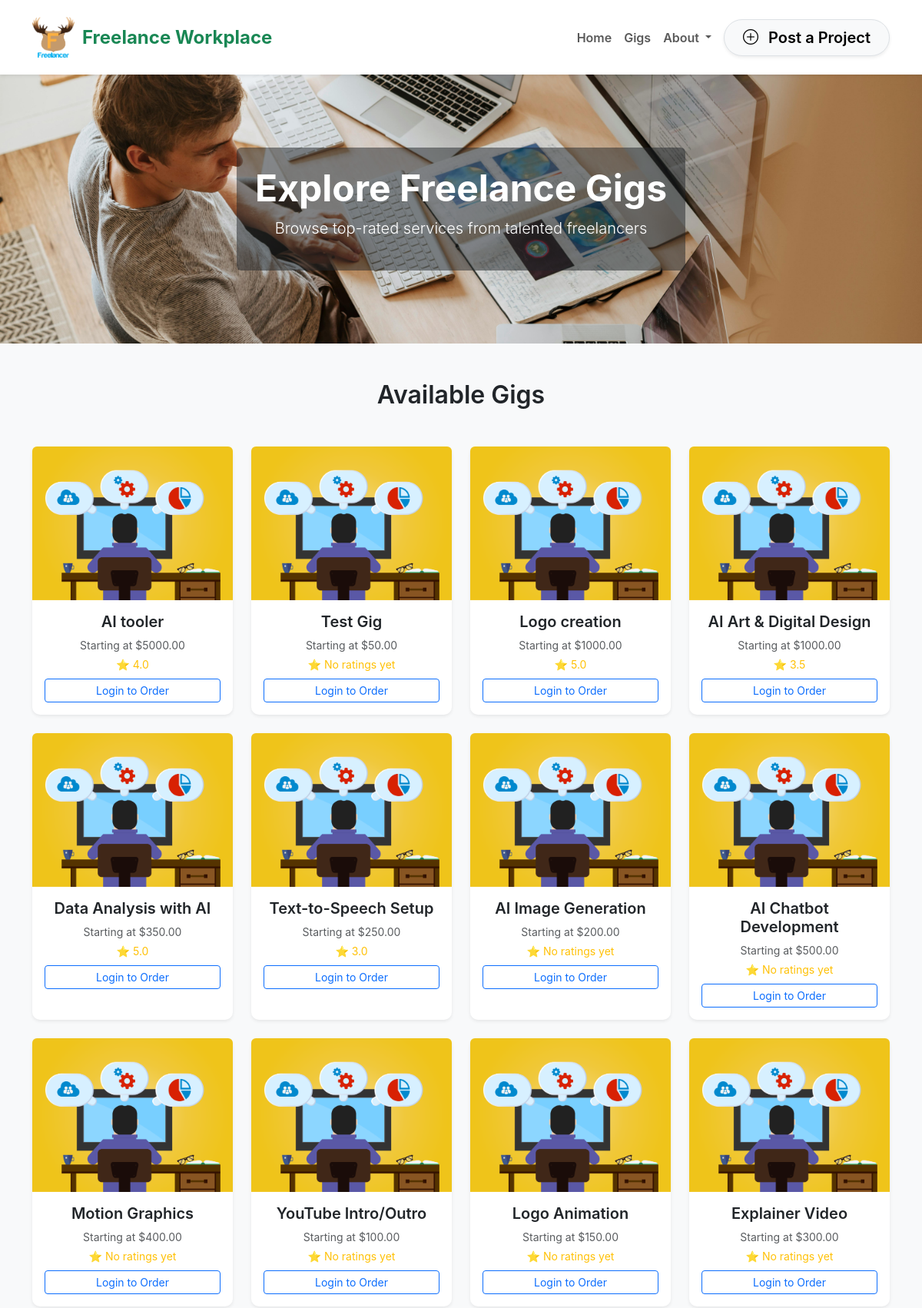
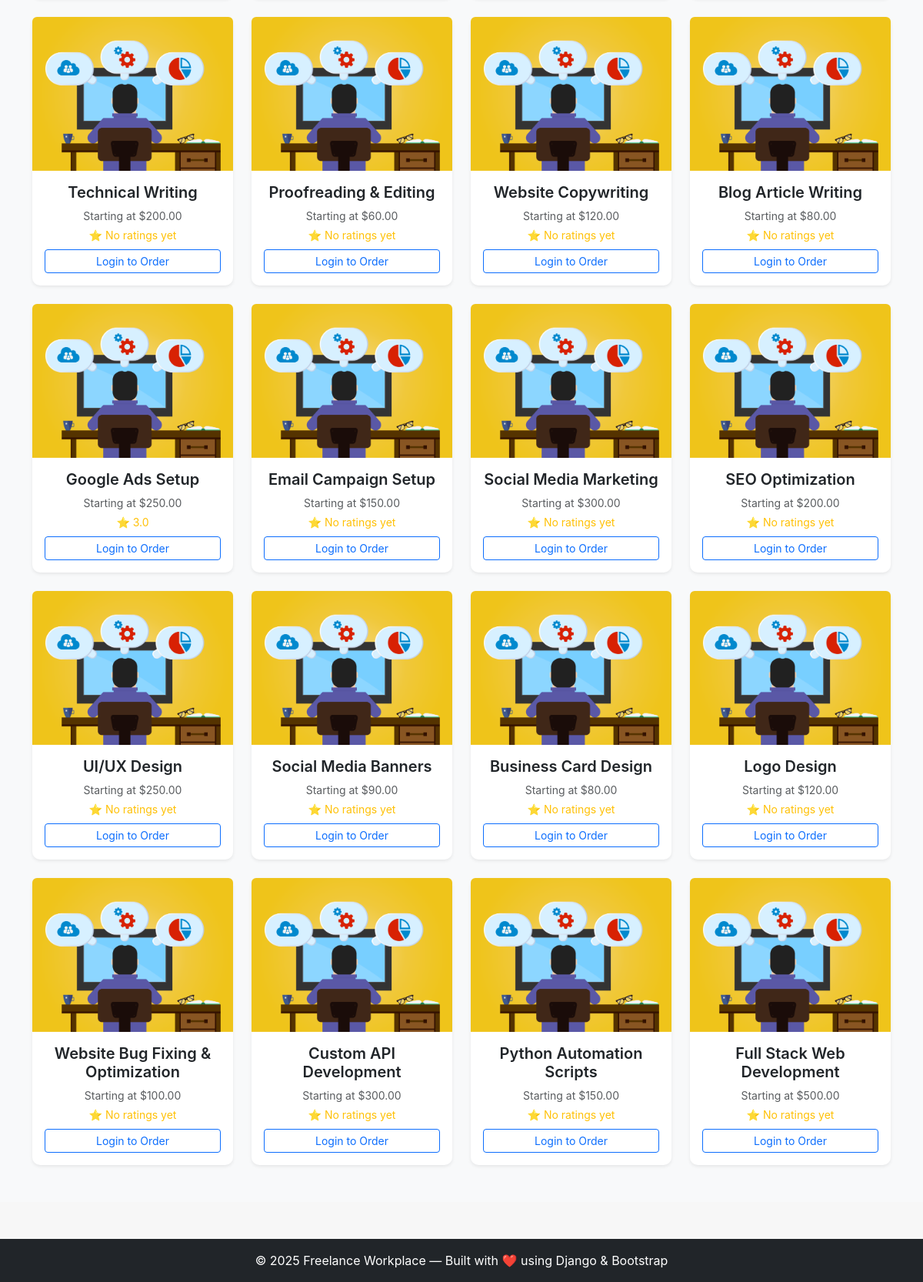
The page /gigs/ on the database its author committed (2 pictures, top to bottom).
### freelance_marketplace/models.py (models this page shows, shortened)
class Gig(models.Model):
    freelancer = models.ForeignKey(settings.AUTH_USER_MODEL, on_delete=models.CASCADE, related_name='freelancer_gigs')
    title = models.CharField(max_length=200)
    description = models.TextField()
    category = models.ForeignKey(Category, on_delete=models.SET_NULL, null=True, blank=True)
    price = models.DecimalField(max_digits=10, decimal_places=2)
    image = models.ImageField(upload_to='gigs/', blank=True, null=True)
    created_by = models.ForeignKey(
        settings.AUTH_USER_MODEL,
        on_delete=models.CASCADE,
        related_name='created_gigs'
    )
    created_at = models.DateTimeField(auto_now_add=True)
    def average_rating(self):
        reviews = self.reviews.all()
        if reviews.exists():
            return round(sum(r.rating for r in reviews) / reviews.count(), 1)
        return 0

class Review(models.Model):
    gig = models.ForeignKey(Gig, related_name='reviews', on_delete=models.CASCADE)
    customer = models.ForeignKey(settings.AUTH_USER_MODEL, on_delete=models.CASCADE)
    rating = models.IntegerField()
    comment = models.TextField()
    created_at = models.DateTimeField(auto_now_add=True)

### freelance_marketplace/views.py (the view)
# urls.py: path('gigs/', views.all_gigs, name='all_gigs'),
def all_gigs(request):
    gigs = Gig.objects.all().order_by('-created_at')
    return render(request, 'freelance_marketplace/gigs.html', {'gigs': gigs})

### freelance_marketplace/templates/freelance_marketplace/gigs.html (shortened to what this page needs)
{% extends 'base.html' %}
{% load static %}
{% block content %}
<section class="text-center text-white d-flex align-items-center justify-content-center flex-column"
  style="background: url('{% static 'images/homepage4.jpg' %}') center/cover no-repeat; height: 350px;">
  <div class="bg-dark bg-opacity-50 p-4 rounded">
    <h1 class="display-5 fw-bold mb-2">Explore Freelance Gigs</h1>
    <p class="lead">Browse top-rated services from talented freelancers</p>
  </div>
</section>
<section class="py-5 bg-light">
  <div class="container">
    <h2 class="text-center mb-5 fw-semibold text-dark">Available Gigs</h2>
    <div class="row g-4 justify-content-center">
      {% for gig in gigs %}
      <div class="col-md-3 col-sm-6">
        <div class="card shadow-sm border-0 h-100 hover-card">
          <a href="{% url 'freelance_marketplace:gig_detail' gig.id %}">
            {% if gig.image %}
              <img src="{% static gig.image %}" class="card-img-top rounded-top" alt="{{ gig.title }}" style="height:200px; object-fit:cover;">
            {% else %}
              <img src="{% static 'images/data_analysis.png' %}" class="card-img-top rounded-top" alt="Default Gig" style="height:200px; object-fit:cover;">
            {% endif %}
          </a>
          <div class="card-body text-center">
            <h5 class="fw-semibold">{{ gig.title }}</h5>
            <p class="text-muted small mb-1">Starting at ${{ gig.price }}</p>
            <p class="text-warning small mb-2">⭐ {{ gig.average_rating|default:"No ratings yet" }}</p>
            {% if user.is_authenticated and user.role == 'customer' %}
              <form method="POST" action="{% url 'freelance_marketplace:order_gig' gig.id %}">
                {% csrf_token %}
                <button type="submit" class="btn btn-success btn-sm w-100">Order Now</button>
              </form>
            {% elif not user.is_authenticated %}
              <a href="{% url 'freelance_marketplace:customer_login' %}" class="btn btn-outline-primary btn-sm w-100">Login to Order</a>
            {% endif %}
          </div>
        </div>
      </div>
      {% empty %}
        <p class="text-center text-muted">No gigs available at the moment.</p>
      {% endfor %}
    </div>
  </div>
</section>
{% endblock %}

### freelance_marketplace/static/css/category_style.css (style rules this page uses)
body { font-family: 'Inter', sans-serif; background: #f7f7f7; margin: 0; padding: 0; }

### freelance_marketplace/templates/freelance_marketplace/gigs.html (style rules this page uses)
.hover-card { transition: all 0.3s ease; border-radius: 10px; }

### rows shown on the page
Gig: title "AI tooler", price "5000.00", average_rating "4.0"
Gig: title "Test Gig", price "50.00", average_rating "No ratings yet"
Gig: title "Logo creation", price "1000.00", average_rating "5.0"
Gig: title "AI Art & Digital Design", price "1000.00", average_rating "3.5"
Gig: title "Data Analysis with AI", price "350.00", average_rating "5.0"
Gig: title "Text-to-Speech Setup", price "250.00", average_rating "3.0"
Gig: title "AI Image Generation", price "200.00", average_rating "No ratings yet"
Gig: title "AI Chatbot Development", price "500.00", average_rating "No ratings yet"
Gig: title "Motion Graphics", price "400.00", average_rating "No ratings yet"
Gig: title "YouTube Intro/Outro", price "100.00", average_rating "No ratings yet"
Gig: title "Logo Animation", price "150.00", average_rating "No ratings yet"
Gig: title "Explainer Video", price "300.00", average_rating "No ratings yet"
Gig: title "Technical Writing", price "200.00", average_rating "No ratings yet"
Gig: title "Proofreading & Editing", price "60.00", average_rating "No ratings yet"
Gig: title "Website Copywriting", price "120.00", average_rating "No ratings yet"
Gig: title "Blog Article Writing", price "80.00", average_rating "No ratings yet"
Gig: title "Google Ads Setup", price "250.00", average_rating "3.0"
Gig: title "Email Campaign Setup", price "150.00", average_rating "No ratings yet"
Gig: title "Social Media Marketing", price "300.00", average_rating "No ratings yet"
Gig: title "SEO Optimization", price "200.00", average_rating "No ratings yet"
Gig: title "UI/UX Design", price "250.00", average_rating "No ratings yet"
Gig: title "Social Media Banners", price "90.00", average_rating "No ratings yet"
Gig: title "Business Card Design", price "80.00", average_rating "No ratings yet"
Gig: title "Logo Design", price "120.00", average_rating "No ratings yet"
Gig: title "Website Bug Fixing & Optimization", price "100.00", average_rating "No ratings yet"
Gig: title "Custom API Development", price "300.00", average_rating "No ratings yet"
Gig: title "Python Automation Scripts", price "150.00", average_rating "No ratings yet"
Gig: title "Full Stack Web Development", price "500.00", average_rating "No ratings yet"
